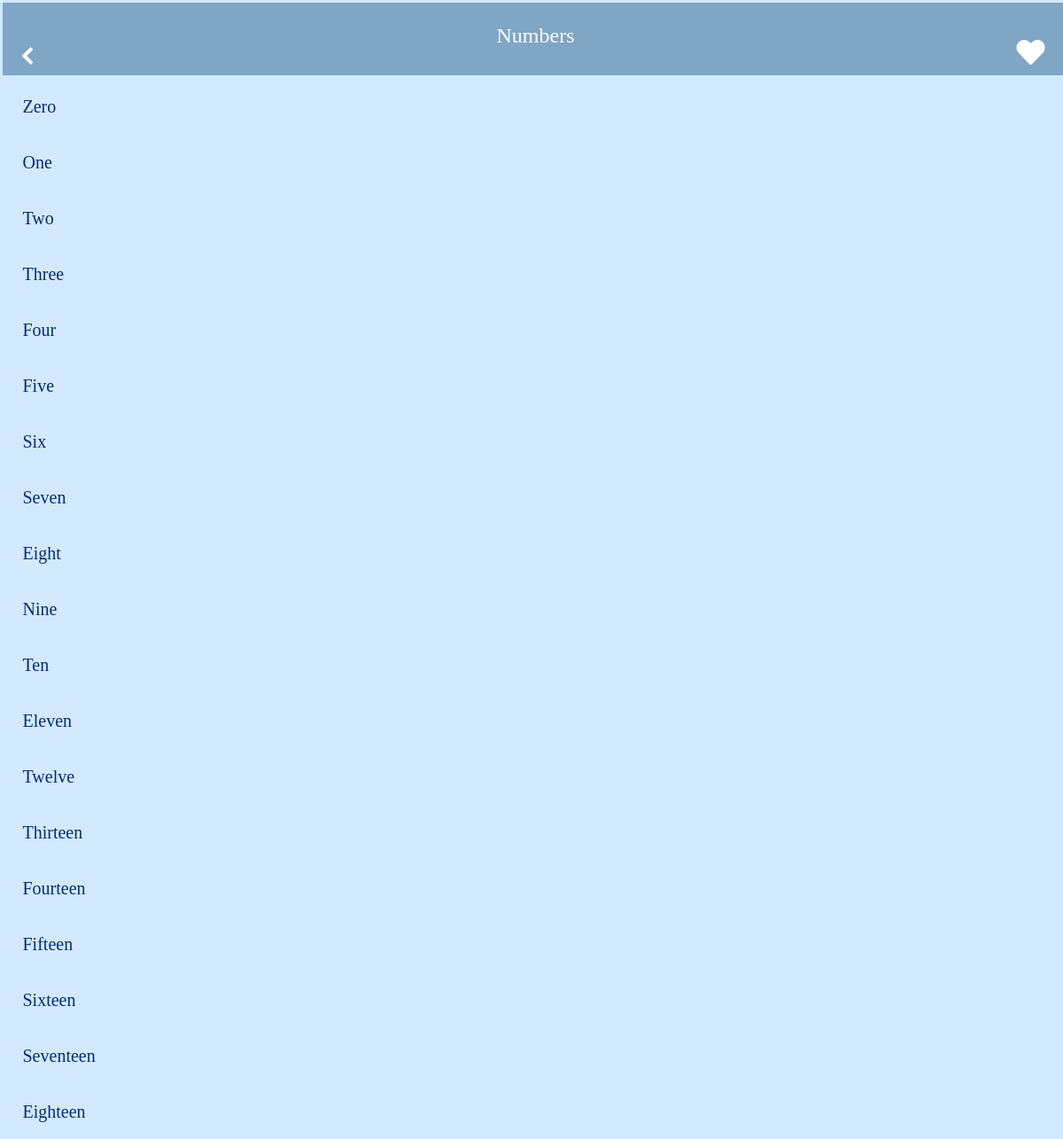
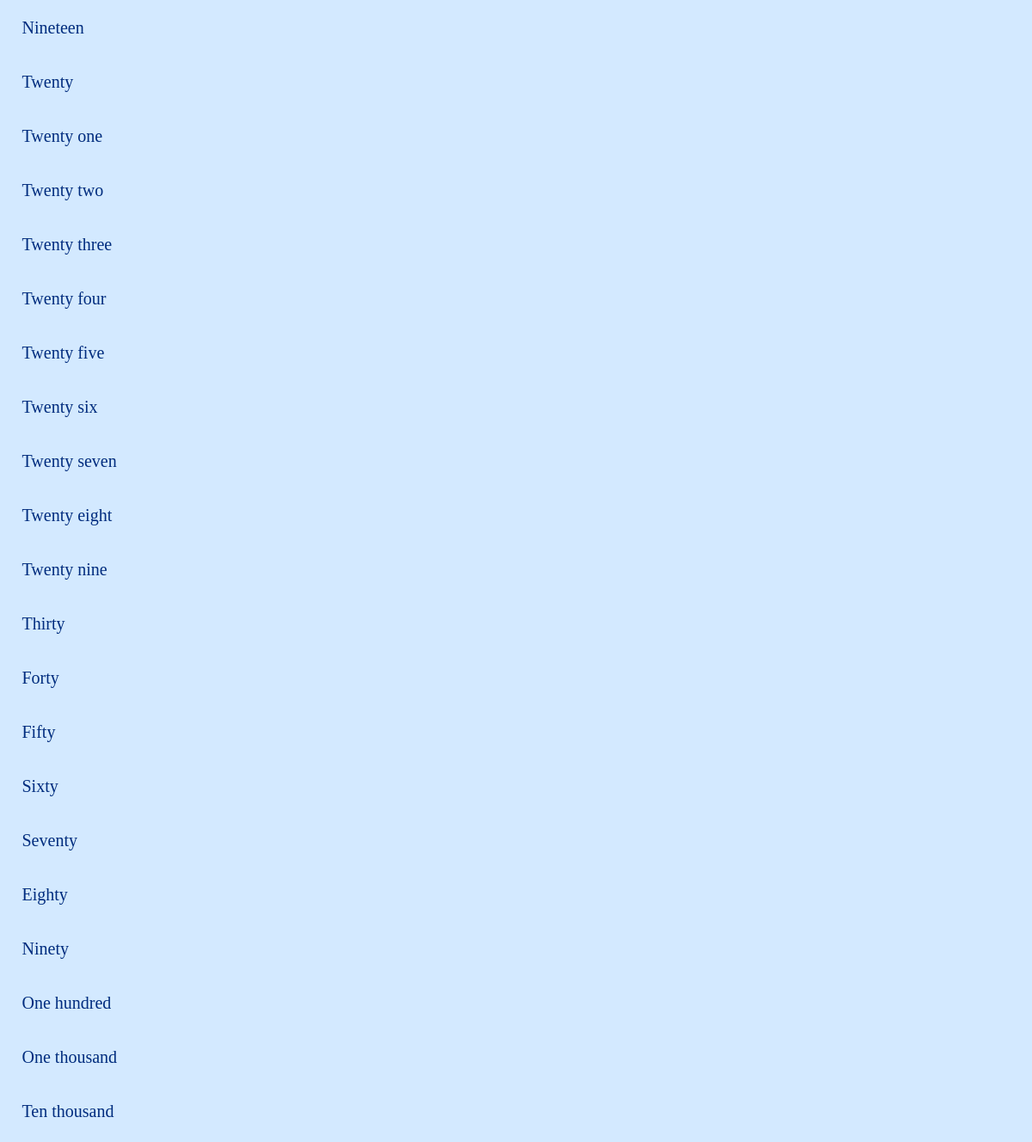
The app's page /scene_7 with its own data (2 pictures, top to bottom).
### tables this page shows
CREATE TABLE "numbers" (
	"id"	INTEGER,
	"english"	TEXT,
	"japanese"	TEXT,
	"pronunciation"	TEXT,
	PRIMARY KEY("id" AUTOINCREMENT)
);

### app.py (the view)
@app.route("/scene_7")
def scene_7():
    conn = sqlite3.connect("scene_words.db")
    c = conn.cursor()
    word_info = []
    c.execute('SELECT id, english, japanese, pronunciation from numbers ORDER BY id')
    for row in c.fetchall():
        word_info.append(
            {"id": row[0], "english": row[1], "japanese": row[2], "pronunciation": row[3]})
    c.close()
    print(word_info)
    return render_template("scene_7.html", html_word_info=word_info)

### templates/scene_7.html (shortened to what this page needs)
{% extends 'scene_base.html' %} {% block content %}
<body>
  <header>
    <div class="header_container">
      <div class="title1">
        <h3>Numbers</h3>
      </div>
      <div class="title2">
        <div class="like">
        <a href="/bookmark"><i id="like_icon" class="fas fa-heart fa-2x"></i></a>
        </div>
      </div>
      <div class="title3">
        <div class="back_icon">
          <a href="/"><img src="/static/img/back1.png"></a>
        </div>
      </div>
    </div>
  </header>
  <article>
    {% for item in html_word_info %}
    <ul class="menu">
      <li class="menu__item">
        <a class="menu__item__link js-menu__item__link" href="">{{item["english"]}}</a>
      </li>
    </ul>
    {% endfor %}
  </article>
</body>
{% endblock %}

### static/style_scene.css (style rules this page uses)
html, body, div, span, applet, object, iframe, h1, h2, h3, h4, h5, h6, p, blockquote, pre, a, abbr, acronym, address, big, cite, code, del, dfn, em, img, ins, kbd, q, s, samp, small, strike, strong, sub, sup, tt, var, b, u, i, center, dl, dt, dd, ol, ul, li, fieldset, form, label, legend, table, caption, tbody, tfoot, thead, tr, th, td, article, aside, canvas, details, embed, figure, figcaption, footer, header, hgroup, menu, nav, output, ruby, section, summary, time, mark, audio, video { margin: 0; padding: 1.5px; border: 0; font-size: 100%; font: inherit; vertical-align: baseline; }
article, aside, details, figcaption, figure, footer, header, hgroup, menu, nav, section { display: block; }
body { line-height: 1; }
ol, ul { list-style: none; }
html { overflow-y: scroll; }
header { background-color: #80A6C5; width: 100%; position: fixed; z-index: 99; text-align: center; }
header h3 { color: white; font-size: 24px; padding-top: 20px; }
article { margin-top: 84px; }
.back_icon { color: #fff; position: fixed; top: 50px; left: 16px; }
.back_icon a img { height: 20px; width: 20px; }
.menu__item { background: #d3e9ff; color: white; cursor: pointer; display: block; margin-bottom: 1px; position: relative; border-bottom-color: #22669e; }
.menu__item__link { color: rgb(0, 44, 126); display: block; padding: 18px; font-size: 20px; text-decoration: none; }
.like { color: #fff; position: fixed; top: 40px; right: 16px; }
#like_icon { color: #fff; }
body { background-color: #d3e9ff; }
.header_container { display: flex; height: 76px; justify-content: space-around; }
.title1 { order: 2; }
.title2 { order: 3; }

### records on screen
numbers: english "Zero"
numbers: english "One"
numbers: english "Two"
numbers: english "Three"
numbers: english "Four"
numbers: english "Five"
numbers: english "Six"
numbers: english "Seven"
numbers: english "Eight"
numbers: english "Nine"
numbers: english "Ten"
numbers: english "Eleven"
numbers: english "Twelve"
numbers: english "Thirteen"
numbers: english "Fourteen"
numbers: english "Fifteen"
numbers: english "Sixteen"
numbers: english "Seventeen"
numbers: english "Eighteen"
numbers: english "Nineteen"
numbers: english "Twenty"
numbers: english "Twenty one"
numbers: english "Twenty two"
numbers: english "Twenty three"
numbers: english "Twenty four"
numbers: english "Twenty five"
numbers: english "Twenty six"
numbers: english "Twenty seven"
numbers: english "Twenty eight"
numbers: english "Twenty nine"
numbers: english "Thirty"
numbers: english "Forty"
numbers: english "Fifty"
numbers: english "Sixty"
numbers: english "Seventy"
numbers: english "Eighty"
numbers: english "Ninety"
numbers: english "One hundred"
numbers: english "One thousand"
numbers: english "Ten thousand"
